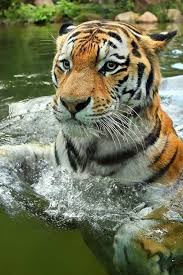
#> input picture python/openCV/Photos/tiger.jpg, 183 x 275 px, found by its file name
$ python colorDetection.py
#> lines starting #> are read from the running program, lines starting #| are printed output that depends on the picture; after the words box and inside, x2 and y2 are one past the last pixel; in counts of white or black regions, pixels touching at a corner belong together
import cv2
import numpy as np

def empty(a):
    pass


path="Photos/Tiger.jpg"


#creating TrackBars
cv2.namedWindow("TrackBars")
cv2.resizeWindow("TrackBars",640,240)
cv2.createTrackbar("hue min","TrackBars",0,179,empty)
cv2.createTrackbar("hue max","TrackBars",0,179,empty)
cv2.createTrackbar("sat min","TrackBars",0,255,empty)
cv2.createTrackbar("sat max","TrackBars",255,255,empty)
cv2.createTrackbar("val min","TrackBars",0,255,empty)
cv2.createTrackbar("val max","TrackBars",255,255,empty)

while True:
    img=cv2.imread(path)
#> img is the input picture: shape (275, 183, 3); mean B, G, R 88.6, 117.7, 114.3
    imgHSV=cv2.cvtColor(img,cv2.COLOR_BGR2HSV)#converting to HSV image
#> imgHSV: shape (275, 183, 3); mean H, S, V 43.8, 90.5, 123.5
    h_min=cv2.getTrackbarPos("hue min","TrackBars")
    h_max=cv2.getTrackbarPos("hue max","TrackBars")
    s_min=cv2.getTrackbarPos("sat min","TrackBars")
    s_max=cv2.getTrackbarPos("sat max","TrackBars")
    v_min=cv2.getTrackbarPos("val min","TrackBars")
    v_max=cv2.getTrackbarPos("val max","TrackBars")
    lower=np.array([h_min,s_min,v_min])
    upper=np.array([h_max,s_max,v_max])

    #creating mask of original image
    mask=cv2.inRange(imgHSV,lower,upper)
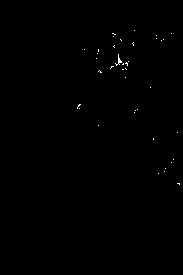
#> mask: shape (275, 183); 0.2% white in thin lines or dots, all inside (x1, y1, x2, y2) = (77, 30, 180, 185)

    #creating a new image by adding two images with a mask
    imgResult=cv2.bitwise_and(img,img,mask=mask)


cv2.imshow("Original",img)
cv2.imshow("HSV",imgHSV)
cv2.imshow("mask",mask)
cv2.imshow("ImgResult",imgResult)
cv2.waitKey(0)
